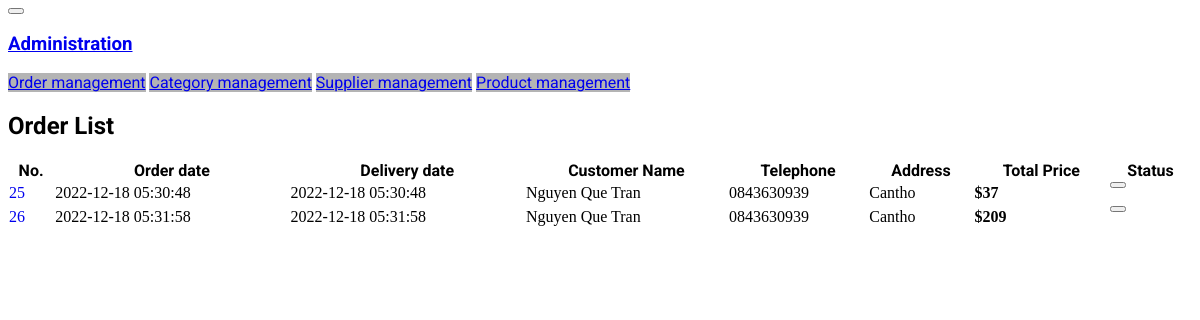
Before: /admin/order/order.php with the older database file.
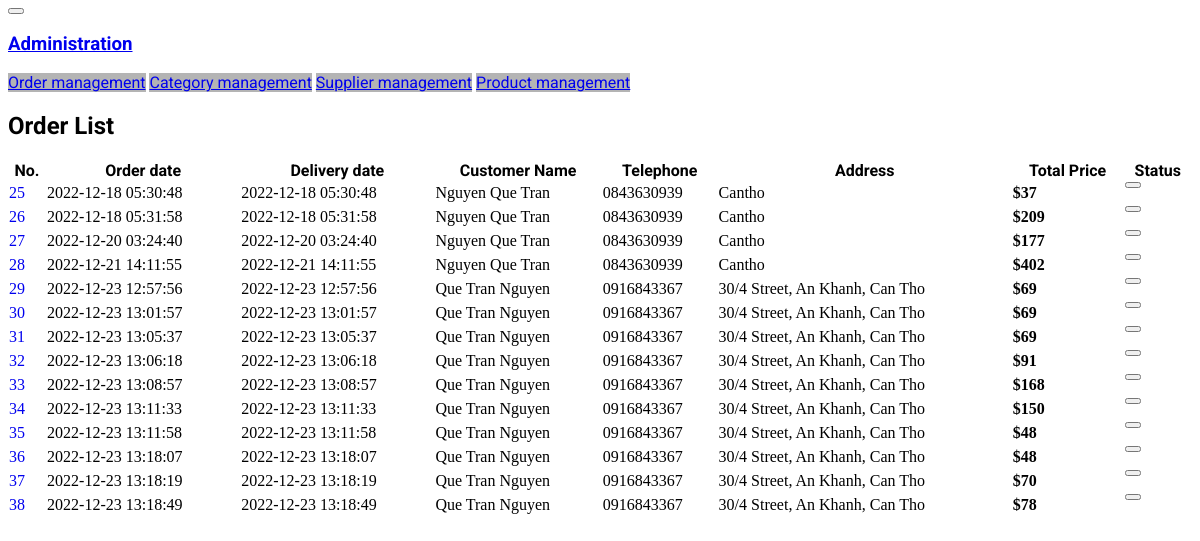
After: the same page with the newer database file.
### tables this page shows
CREATE TABLE `order` (
  `id` int(11) NOT NULL,
  `date` datetime NOT NULL,
  `delivery_date` datetime NOT NULL,
  `delivery_local` varchar(255) NOT NULL,
  `cust_name` varchar(50) NOT NULL,
  `cust_phone` varchar(12) NOT NULL,
  `total` decimal(8,0) NOT NULL,
  `status` tinyint(1) NOT NULL,
  `username` varchar(10) NOT NULL
);

### admin/order/order.php (the view, shortened to what this page needs)
<section class="row">
    <?php
    include_once 'admin/nav.php';
    ?>
    <div class="col-lg-10 col-md-9 col-12">
        <div class="mb-2">
            <h1 class="font-family text-center ">Order List</h1>
            <table id="tableorder" class="table table-striped table-bordered m-0" cellspacing="0" width="100%">
                <thead class=" font-family justify-content-md-between justify-content-sm-center align-content-center border-bottom border-2 my-2 text-light bg-dark p-3 rounded-3">
                    <tr class="text-center">
                        <th>
                            <strong>No.</strong>
                        </th>
                        <th>
                            <strong>Order date</strong>
                        </th>
                        <th>
                            <strong>Delivery date</strong>
                        </th>
                        <th>
                            <strong>Customer Name</strong>
                        </th>
                        <th>
                            <strong>Telephone</strong>
                        </th>
                        <th>
                            <strong>Address</strong>
                        </th>
                        <th>
                            <strong>Total Price</strong>
                        </th>
                        <th>
                            <strong>Status</strong>
                        </th>
                    </tr>
                </thead>
                <tbody class="justify-content-md-between justify-content-sm-center border-bottom border-2 my-2 bg-light p-2 rounded-3">
                    <?php
                    $c = new Connect();
                    $dblink = $c->connectToMySQL();
                    $sql = "SELECT * FROM `order`";
                    $re = $dblink->query($sql);
                    while ($row = $re->fetch_assoc()) :
                    ?>
                        <tr>
                            <td class="text-center">
                                <a href="?page=orderDetail&id=<?= $row['id'] ?>" style="text-decoration: none;"><?= $row['id'] ?></a>
                            </td>
                            <td class="text-center"><?= $row['date'] ?></td>
                            <td class="text-center"><?= $row['delivery_date'] ?></td>
                            <td class="text-center"><?= $row['cust_name'] ?></td>
                            <td class="text-center"><?= $row['cust_phone'] ?></td>
                            <td><?= $row['delivery_local'] ?></td>
                            <td class="text-center"><b>$<?= $row['total'] ?></b></td>
                            <td class="text-center">
                                <form action="?page=order" method="POST">
                                    <?php
                                    if ($row['status'] == 0) :
                                    ?>
                                        <button type="submit" class="btn btn-danger" width="10" name="btnChangeStatus" height="10"><i class="bi bi-x-lg"></i></button>
                                    <?php
                                    else :
                                    ?>
                                        <button type="submit" class="btn btn-success" width="10" name="btnChangeStatus" height="10"><i class="fa-solid fa-check"></i></i></button>
                                    <?php
                                    endif;
                                    ?>
                                </form>
                            </td>
                        </tr>
                    <?php
                    endwhile;
                    ?>
                </tbody>
            </table>
        </div>
    </div>
</section>

### admin/nav.php (shortened to what this page needs)
<div class="col-lg-2 col-md-3 content-left pe-0">
    <nav class="navbar navbar-expand-md navbar-light">
        <button class="navbar-toggler" type="button" data-toggle="collapse" data-target="#sidebarMenu"><span class="navbar-toggler-icon"></span></button>
        <a class="font-family nav-link px-0" href="/manage">
            <h3 class="fw-bold">Administration</h3>
        </a>
    </nav>
    <nav id="sidebarMenu" class="collapse d-md-block">
        <div class="position-sticky">
            <div class="font-family list-group list-group-flush">
                <a href="?page=order" class="list-group-item list-group-item-action py-4 text-light">Order
                    management</a>
                <a href="?page=category" class="list-group-item list-group-item-action py-4 text-light">Category
                    management</a>
                <a href="?page=supplier" class="list-group-item list-group-item-action py-4 text-light">Supplier
                    management</a>
                <a href="?page=productManagement" class="list-group-item list-group-item-action py-4 text-light">Product
                    management</a>
            </div>
        </div>
    </nav>
</div>

### admin/nav.php (style rules this page uses)
.font-family { font-family: 'Roboto', sans-serif; }
a.list-group-item { background-color: rgb(180, 180, 180); }

Changed rows visible on the page:
changed order id 25: status 0 → 1 (drawn)
changed order id 26: status 0 → 1 (drawn)
added order: id "27", date "2022-12-20 03:24:40", delivery_date "2022-12-20 03:24:40", cust_name "Nguyen Que Tran", cust_phone "0843630939", delivery_local "Cantho", total "177"
added order: id "28", date "2022-12-21 14:11:55", delivery_date "2022-12-21 14:11:55", cust_name "Nguyen Que Tran", cust_phone "0843630939", delivery_local "Cantho", total "402"
added order: id "29", date "2022-12-23 12:57:56", delivery_date "2022-12-23 12:57:56", cust_name "Que Tran Nguyen", cust_phone "0916843367", delivery_local "30/4 Street, An Khanh, Can Tho", total "69"
added order: id "30", date "2022-12-23 13:01:57", delivery_date "2022-12-23 13:01:57", cust_name "Que Tran Nguyen", cust_phone "0916843367", delivery_local "30/4 Street, An Khanh, Can Tho", total "69"
added order: id "31", date "2022-12-23 13:05:37", delivery_date "2022-12-23 13:05:37", cust_name "Que Tran Nguyen", cust_phone "0916843367", delivery_local "30/4 Street, An Khanh, Can Tho", total "69"
added order: id "32", date "2022-12-23 13:06:18", delivery_date "2022-12-23 13:06:18", cust_name "Que Tran Nguyen", cust_phone "0916843367", delivery_local "30/4 Street, An Khanh, Can Tho", total "91"
added order: id "33", date "2022-12-23 13:08:57", delivery_date "2022-12-23 13:08:57", cust_name "Que Tran Nguyen", cust_phone "0916843367", delivery_local "30/4 Street, An Khanh, Can Tho", total "168"
added order: id "34", date "2022-12-23 13:11:33", delivery_date "2022-12-23 13:11:33", cust_name "Que Tran Nguyen", cust_phone "0916843367", delivery_local "30/4 Street, An Khanh, Can Tho", total "150"
added order: id "35", date "2022-12-23 13:11:58", delivery_date "2022-12-23 13:11:58", cust_name "Que Tran Nguyen", cust_phone "0916843367", delivery_local "30/4 Street, An Khanh, Can Tho", total "48"
added order: id "36", date "2022-12-23 13:18:07", delivery_date "2022-12-23 13:18:07", cust_name "Que Tran Nguyen", cust_phone "0916843367", delivery_local "30/4 Street, An Khanh, Can Tho", total "48"
added order: id "37", date "2022-12-23 13:18:19", delivery_date "2022-12-23 13:18:19", cust_name "Que Tran Nguyen", cust_phone "0916843367", delivery_local "30/4 Street, An Khanh, Can Tho", total "70"
added order: id "38", date "2022-12-23 13:18:49", delivery_date "2022-12-23 13:18:49", cust_name "Que Tran Nguyen", cust_phone "0916843367", delivery_local "30/4 Street, An Khanh, Can Tho", total "78"
